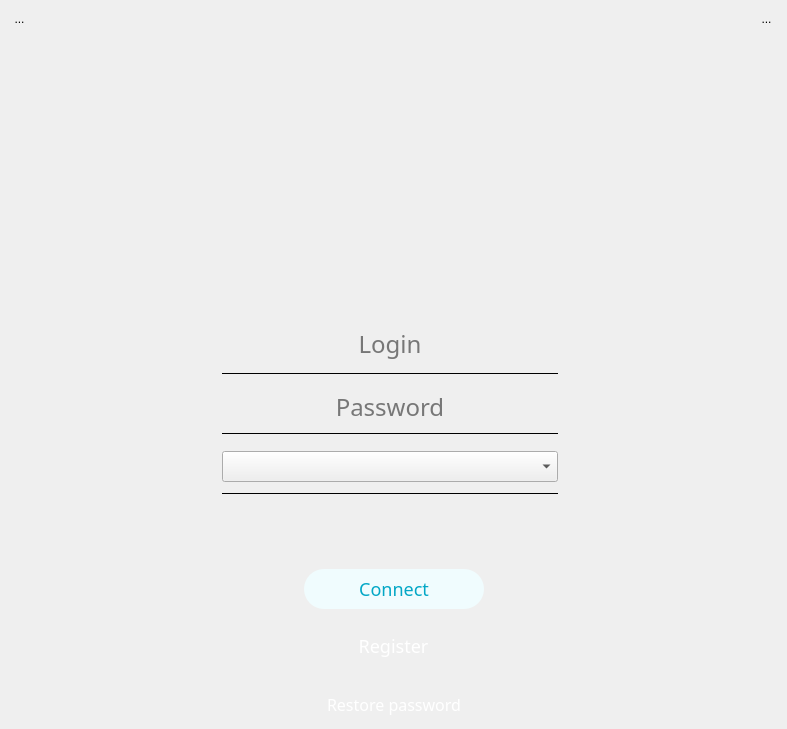
<?xml version="1.0" encoding="UTF-8"?>
<ui version="4.0">
 <class>LoginHorSmall</class>
 <widget class="QWidget" name="LoginHorSmall">
  <property name="geometry">
   <rect>
    <x>0</x>
    <y>0</y>
    <width>787</width>
    <height>729</height>
   </rect>
  </property>
  <property name="windowTitle">
   <string>Form</string>
  </property>
  <property name="styleSheet">
   <string notr="true">#LoginHorSmall {
	background-image: url(:/pics/bg\@3x.png);
}</string>
  </property>
  <layout class="QVBoxLayout" name="verticalLayout">
   <property name="spacing">
    <number>0</number>
   </property>
   <property name="leftMargin">
    <number>10</number>
   </property>
   <property name="topMargin">
    <number>10</number>
   </property>
   <property name="rightMargin">
    <number>10</number>
   </property>
   <property name="bottomMargin">
    <number>10</number>
   </property>
   <item>
    <layout class="QHBoxLayout" name="horizontalLayout_28">
     <property name="spacing">
      <number>0</number>
     </property>
     <item>
      <layout class="QVBoxLayout" name="verticalLayout_30">
       <property name="spacing">
        <number>0</number>
       </property>
       <item>
        <widget class="QToolButton" name="btHelp">
         <property name="styleSheet">
          <string notr="true">border-radius:12px;</string>
         </property>
         <property name="text">
          <string>...</string>
         </property>
         <property name="icon">
          <iconset resource="../resources/KelvinVPN/main.qrc">
           <normaloff>:/pics/help_icon_noactive@3x.png</normaloff>
           <activeoff>:/pics/help_icon_active@3x.png</activeoff>
           <selectedoff>:/pics/help_icon_active@3x.png</selectedoff>:/pics/help_icon_noactive@3x.png</iconset>
         </property>
         <property name="iconSize">
          <size>
           <width>50</width>
           <height>50</height>
          </size>
         </property>
         <property name="toolButtonStyle">
          <enum>Qt::ToolButtonIconOnly</enum>
         </property>
         <property name="autoRaise">
          <bool>true</bool>
         </property>
        </widget>
       </item>
       <item>
        <spacer name="verticalSpacer_25">
         <property name="orientation">
          <enum>Qt::Vertical</enum>
         </property>
         <property name="sizeType">
          <enum>QSizePolicy::Expanding</enum>
         </property>
         <property name="sizeHint" stdset="0">
          <size>
           <width>20</width>
           <height>160</height>
          </size>
         </property>
        </spacer>
       </item>
      </layout>
     </item>
     <item>
      <spacer name="horizontalSpacer_47">
       <property name="orientation">
        <enum>Qt::Horizontal</enum>
       </property>
       <property name="sizeHint" stdset="0">
        <size>
         <width>40</width>
         <height>20</height>
        </size>
       </property>
      </spacer>
     </item>
     <item>
      <layout class="QVBoxLayout" name="verticalLayout_20">
       <property name="spacing">
        <number>0</number>
       </property>
       <item>
        <spacer name="verticalSpacer_24">
         <property name="orientation">
          <enum>Qt::Vertical</enum>
         </property>
         <property name="sizeType">
          <enum>QSizePolicy::Fixed</enum>
         </property>
         <property name="sizeHint" stdset="0">
          <size>
           <width>20</width>
           <height>14</height>
          </size>
         </property>
        </spacer>
       </item>
       <item>
        <layout class="QVBoxLayout" name="verticalLayout_31">
         <item>
          <widget class="QLabel" name="label_12">
           <property name="sizePolicy">
            <sizepolicy hsizetype="Minimum" vsizetype="Minimum">
             <horstretch>0</horstretch>
             <verstretch>0</verstretch>
            </sizepolicy>
           </property>
           <property name="minimumSize">
            <size>
             <width>200</width>
             <height>200</height>
            </size>
           </property>
           <property name="maximumSize">
            <size>
             <width>200</width>
             <height>200</height>
            </size>
           </property>
           <property name="styleSheet">
            <string notr="true">background: rgb(0, 0, 0,0);</string>
           </property>
           <property name="text">
            <string/>
           </property>
           <property name="pixmap">
            <pixmap resource="../resources/KelvinVPN/main.qrc">:/pics/logo_mobile@3x.png</pixmap>
           </property>
           <property name="scaledContents">
            <bool>true</bool>
           </property>
           <property name="alignment">
            <set>Qt::AlignHCenter|Qt::AlignTop</set>
           </property>
          </widget>
         </item>
        </layout>
       </item>
      </layout>
     </item>
     <item>
      <spacer name="horizontalSpacer_48">
       <property name="orientation">
        <enum>Qt::Horizontal</enum>
       </property>
       <property name="sizeHint" stdset="0">
        <size>
         <width>40</width>
         <height>20</height>
        </size>
       </property>
      </spacer>
     </item>
     <item>
      <layout class="QVBoxLayout" name="verticalLayout_32">
       <item>
        <widget class="QToolButton" name="btSettings">
         <property name="styleSheet">
          <string notr="true">border-radius:12px;</string>
         </property>
         <property name="text">
          <string>...</string>
         </property>
         <property name="icon">
          <iconset resource="../resources/KelvinVPN/main.qrc">
           <normaloff>:/pics/settings_icon_noactive@3x.png</normaloff>
           <activeoff>:/pics/settings_icon_active@3x.png</activeoff>
           <selectedoff>:/pics/settings_icon_active@3x.png</selectedoff>:/pics/settings_icon_noactive@3x.png</iconset>
         </property>
         <property name="iconSize">
          <size>
           <width>50</width>
           <height>50</height>
          </size>
         </property>
         <property name="toolButtonStyle">
          <enum>Qt::ToolButtonIconOnly</enum>
         </property>
         <property name="autoRaise">
          <bool>true</bool>
         </property>
        </widget>
       </item>
       <item>
        <spacer name="verticalSpacer_28">
         <property name="orientation">
          <enum>Qt::Vertical</enum>
         </property>
         <property name="sizeType">
          <enum>QSizePolicy::Expanding</enum>
         </property>
         <property name="sizeHint" stdset="0">
          <size>
           <width>20</width>
           <height>160</height>
          </size>
         </property>
        </spacer>
       </item>
      </layout>
     </item>
    </layout>
   </item>
   <item>
    <layout class="QVBoxLayout" name="verticalLayout_3">
     <property name="spacing">
      <number>0</number>
     </property>
     <item>
      <spacer name="verticalSpacer_2">
       <property name="orientation">
        <enum>Qt::Vertical</enum>
       </property>
       <property name="sizeType">
        <enum>QSizePolicy::Fixed</enum>
       </property>
       <property name="sizeHint" stdset="0">
        <size>
         <width>20</width>
         <height>36</height>
        </size>
       </property>
      </spacer>
     </item>
     <item>
      <widget class="QLabel" name="lbMessage">
       <property name="sizePolicy">
        <sizepolicy hsizetype="Expanding" vsizetype="Fixed">
         <horstretch>0</horstretch>
         <verstretch>0</verstretch>
        </sizepolicy>
       </property>
       <property name="minimumSize">
        <size>
         <width>0</width>
         <height>30</height>
        </size>
       </property>
       <property name="maximumSize">
        <size>
         <width>16777215</width>
         <height>30</height>
        </size>
       </property>
       <property name="font">
        <font>
         <pointsize>20</pointsize>
        </font>
       </property>
       <property name="styleSheet">
        <string notr="true">color: #0043FF;
font: Regular;</string>
       </property>
       <property name="text">
        <string/>
       </property>
       <property name="scaledContents">
        <bool>false</bool>
       </property>
       <property name="alignment">
        <set>Qt::AlignCenter</set>
       </property>
       <property name="wordWrap">
        <bool>true</bool>
       </property>
      </widget>
     </item>
     <item>
      <spacer name="verticalSpacer_4">
       <property name="orientation">
        <enum>Qt::Vertical</enum>
       </property>
       <property name="sizeType">
        <enum>QSizePolicy::Fixed</enum>
       </property>
       <property name="sizeHint" stdset="0">
        <size>
         <width>20</width>
         <height>36</height>
        </size>
       </property>
      </spacer>
     </item>
    </layout>
   </item>
   <item>
    <layout class="QHBoxLayout" name="horizontalLayout_14">
     <property name="spacing">
      <number>0</number>
     </property>
     <item>
      <spacer name="horizontalSpacer_44">
       <property name="orientation">
        <enum>Qt::Horizontal</enum>
       </property>
       <property name="sizeType">
        <enum>QSizePolicy::Expanding</enum>
       </property>
       <property name="sizeHint" stdset="0">
        <size>
         <width>370</width>
         <height>20</height>
        </size>
       </property>
      </spacer>
     </item>
     <item>
      <layout class="QVBoxLayout" name="verticalLayout_8">
       <property name="spacing">
        <number>16</number>
       </property>
       <property name="leftMargin">
        <number>0</number>
       </property>
       <item>
        <layout class="QHBoxLayout" name="horizontalLayout_3">
         <property name="spacing">
          <number>10</number>
         </property>
         <item>
          <widget class="QLabel" name="label_11">
           <property name="minimumSize">
            <size>
             <width>44</width>
             <height>44</height>
            </size>
           </property>
           <property name="maximumSize">
            <size>
             <width>44</width>
             <height>44</height>
            </size>
           </property>
           <property name="styleSheet">
            <string notr="true">background:	rgb(0,0,0,0);
</string>
           </property>
           <property name="text">
            <string/>
           </property>
           <property name="pixmap">
            <pixmap resource="../resources/KelvinVPN/main.qrc">:/pics/user_icon@3x.png</pixmap>
           </property>
           <property name="scaledContents">
            <bool>true</bool>
           </property>
          </widget>
         </item>
         <item>
          <layout class="QVBoxLayout" name="verticalLayout_5">
           <item>
            <widget class="QLineEdit" name="edUsername">
             <property name="sizePolicy">
              <sizepolicy hsizetype="Expanding" vsizetype="Preferred">
               <horstretch>0</horstretch>
               <verstretch>0</verstretch>
              </sizepolicy>
             </property>
             <property name="minimumSize">
              <size>
               <width>0</width>
               <height>0</height>
              </size>
             </property>
             <property name="maximumSize">
              <size>
               <width>336</width>
               <height>16777215</height>
              </size>
             </property>
             <property name="font">
              <font>
               <family>Regular</family>
               <pointsize>-1</pointsize>
               <weight>50</weight>
               <italic>false</italic>
               <bold>false</bold>
              </font>
             </property>
             <property name="styleSheet">
              <string notr="true">background:	rgb(0,0,0,0);
border: none;
font: 24px Regular;

</string>
             </property>
             <property name="text">
              <string/>
             </property>
             <property name="maxLength">
              <number>336</number>
             </property>
             <property name="alignment">
              <set>Qt::AlignCenter</set>
             </property>
             <property name="placeholderText">
              <string>Login</string>
             </property>
            </widget>
           </item>
           <item>
            <widget class="Line" name="lineUsername">
             <property name="sizePolicy">
              <sizepolicy hsizetype="Preferred" vsizetype="Fixed">
               <horstretch>0</horstretch>
               <verstretch>0</verstretch>
              </sizepolicy>
             </property>
             <property name="minimumSize">
              <size>
               <width>336</width>
               <height>0</height>
              </size>
             </property>
             <property name="maximumSize">
              <size>
               <width>336</width>
               <height>16777215</height>
              </size>
             </property>
             <property name="styleSheet">
              <string notr="true"/>
             </property>
             <property name="frameShadow">
              <enum>QFrame::Plain</enum>
             </property>
             <property name="midLineWidth">
              <number>1</number>
             </property>
             <property name="orientation">
              <enum>Qt::Horizontal</enum>
             </property>
            </widget>
           </item>
          </layout>
         </item>
        </layout>
       </item>
       <item>
        <layout class="QHBoxLayout" name="horizontalLayout_15">
         <property name="spacing">
          <number>10</number>
         </property>
         <item>
          <widget class="QLabel" name="label_10">
           <property name="minimumSize">
            <size>
             <width>44</width>
             <height>44</height>
            </size>
           </property>
           <property name="maximumSize">
            <size>
             <width>44</width>
             <height>44</height>
            </size>
           </property>
           <property name="styleSheet">
            <string notr="true">background:	rgb(0,0,0,0);
</string>
           </property>
           <property name="text">
            <string/>
           </property>
           <property name="pixmap">
            <pixmap resource="../resources/KelvinVPN/main.qrc">:/pics/psw_icon@3x.png</pixmap>
           </property>
           <property name="scaledContents">
            <bool>true</bool>
           </property>
          </widget>
         </item>
         <item>
          <layout class="QVBoxLayout" name="verticalLayout_4">
           <item>
            <widget class="QLineEdit" name="edPassword">
             <property name="minimumSize">
              <size>
               <width>252</width>
               <height>20</height>
              </size>
             </property>
             <property name="maximumSize">
              <size>
               <width>336</width>
               <height>16777215</height>
              </size>
             </property>
             <property name="font">
              <font>
               <family>Regular</family>
               <pointsize>-1</pointsize>
               <weight>50</weight>
               <italic>false</italic>
               <bold>false</bold>
              </font>
             </property>
             <property name="styleSheet">
              <string notr="true">background:	rgb(0,0,0,0);
border: none;
font: 24px Regular;

</string>
             </property>
             <property name="text">
              <string/>
             </property>
             <property name="maxLength">
              <number>336</number>
             </property>
             <property name="echoMode">
              <enum>QLineEdit::Password</enum>
             </property>
             <property name="alignment">
              <set>Qt::AlignCenter</set>
             </property>
             <property name="placeholderText">
              <string>Password</string>
             </property>
            </widget>
           </item>
           <item>
            <widget class="Line" name="linePassword">
             <property name="minimumSize">
              <size>
               <width>336</width>
               <height>0</height>
              </size>
             </property>
             <property name="maximumSize">
              <size>
               <width>336</width>
               <height>16777215</height>
              </size>
             </property>
             <property name="styleSheet">
              <string notr="true"/>
             </property>
             <property name="frameShadow">
              <enum>QFrame::Plain</enum>
             </property>
             <property name="midLineWidth">
              <number>1</number>
             </property>
             <property name="orientation">
              <enum>Qt::Horizontal</enum>
             </property>
            </widget>
           </item>
          </layout>
         </item>
        </layout>
       </item>
       <item>
        <layout class="QHBoxLayout" name="horizontalLayout_4">
         <property name="spacing">
          <number>10</number>
         </property>
         <item>
          <widget class="QLabel" name="label_17">
           <property name="minimumSize">
            <size>
             <width>44</width>
             <height>44</height>
            </size>
           </property>
           <property name="maximumSize">
            <size>
             <width>44</width>
             <height>44</height>
            </size>
           </property>
           <property name="styleSheet">
            <string notr="true">background:	rgb(0,0,0,0);
</string>
           </property>
           <property name="text">
            <string/>
           </property>
           <property name="pixmap">
            <pixmap resource="../resources/KelvinVPN/main.qrc">:/pics/server_icon@3x.png</pixmap>
           </property>
           <property name="scaledContents">
            <bool>true</bool>
           </property>
          </widget>
         </item>
         <item>
          <layout class="QVBoxLayout" name="verticalLayout_10">
           <item>
            <widget class="QComboBox" name="cbUpstream">
             <property name="sizePolicy">
              <sizepolicy hsizetype="Expanding" vsizetype="Minimum">
               <horstretch>0</horstretch>
               <verstretch>0</verstretch>
              </sizepolicy>
             </property>
             <property name="minimumSize">
              <size>
               <width>0</width>
               <height>20</height>
              </size>
             </property>
             <property name="maximumSize">
              <size>
               <width>16777215</width>
               <height>16777215</height>
              </size>
             </property>
             <property name="styleSheet">
              <string notr="true">QComboBox{ border: none;
 font-weight:bold;
 color: #03A7C6;
 background-color:  rgba(255, 255, 255, 0);   /* цвет фона*/
 padding-left: 20px;                          /* отступ от левого края*/
 font: 18px Regular;
}

#cbLoginLocation{
    color: rgba(255, 255, 255, 0.8);
}

QComboBox QListView{
    background-color: rgb(221, 248, 255);
    color: rgb(0, 0, 0) ;
}

QComboBox QListView::separator{
    width:  265px;
    color: rgba(3,167,198,0.2);
}

QComboBox::item{
    color: rgb(75, 210, 255);
}

/*Проверить что не так, ибо размеры флагов почему-то не выстовляются*/
QComboBox::item::QIcon{
    width: 25px;
    height: 15px;
}

QComboBox::item::selected{
    color: rgb(255, 255, 255);
    background-color: rgb(20, 180, 221);
}

QComboBox::drop-down{
    subcontrol-origin: padding;
    subcontrol-position: bottom right;
/*    background-color:   rgb(221, 248, 255);*/
    selection-background-color: #14B4DD;
    selection-color: #fff;
    color: rgb(0, 0, 0) ;
    background-color: rgba(221, 248, 255,0) ;
    border-width: 0px;
}

QComboBox:on { /* shift the text when the popup opens */
    padding-top: 3px;
    padding-left: 4px;
}

QComboBox::down-arrow {
    padding-right: 10px;
    height: 30px;
    width: 30px;
    image: url(:/pics/arrow_down_mainscreen\@3x.png);
    background-color:  rgb(38, 180, 207, 0);
}


QComboBox QAbstractItemView {
        color:rgb(0,0,0);
}</string>
             </property>
             <property name="editable">
              <bool>false</bool>
             </property>
             <property name="currentText">
              <string/>
             </property>
             <property name="currentIndex">
              <number>-1</number>
             </property>
             <property name="iconSize">
              <size>
               <width>16</width>
               <height>16</height>
              </size>
             </property>
            </widget>
           </item>
           <item>
            <widget class="Line" name="lineUpstream">
             <property name="minimumSize">
              <size>
               <width>252</width>
               <height>0</height>
              </size>
             </property>
             <property name="maximumSize">
              <size>
               <width>336</width>
               <height>16777215</height>
              </size>
             </property>
             <property name="styleSheet">
              <string notr="true"/>
             </property>
             <property name="frameShadow">
              <enum>QFrame::Plain</enum>
             </property>
             <property name="midLineWidth">
              <number>1</number>
             </property>
             <property name="orientation">
              <enum>Qt::Horizontal</enum>
             </property>
            </widget>
           </item>
          </layout>
         </item>
        </layout>
       </item>
      </layout>
     </item>
     <item>
      <spacer name="horizontalSpacer">
       <property name="orientation">
        <enum>Qt::Horizontal</enum>
       </property>
       <property name="sizeType">
        <enum>QSizePolicy::Fixed</enum>
       </property>
       <property name="sizeHint" stdset="0">
        <size>
         <width>14</width>
         <height>30</height>
        </size>
       </property>
      </spacer>
     </item>
     <item>
      <spacer name="horizontalSpacer_46">
       <property name="orientation">
        <enum>Qt::Horizontal</enum>
       </property>
       <property name="sizeType">
        <enum>QSizePolicy::Expanding</enum>
       </property>
       <property name="sizeHint" stdset="0">
        <size>
         <width>416</width>
         <height>20</height>
        </size>
       </property>
      </spacer>
     </item>
    </layout>
   </item>
   <item>
    <spacer name="verticalSpacer">
     <property name="orientation">
      <enum>Qt::Vertical</enum>
     </property>
     <property name="sizeType">
      <enum>QSizePolicy::Fixed</enum>
     </property>
     <property name="sizeHint" stdset="0">
      <size>
       <width>20</width>
       <height>74</height>
      </size>
     </property>
    </spacer>
   </item>
   <item>
    <layout class="QHBoxLayout" name="horizontalLayout_22">
     <item>
      <spacer name="horizontalSpacer_37">
       <property name="orientation">
        <enum>Qt::Horizontal</enum>
       </property>
       <property name="sizeType">
        <enum>QSizePolicy::Expanding</enum>
       </property>
       <property name="sizeHint" stdset="0">
        <size>
         <width>40</width>
         <height>20</height>
        </size>
       </property>
      </spacer>
     </item>
     <item>
      <widget class="QPushButton" name="btLogin">
       <property name="enabled">
        <bool>true</bool>
       </property>
       <property name="minimumSize">
        <size>
         <width>180</width>
         <height>40</height>
        </size>
       </property>
       <property name="maximumSize">
        <size>
         <width>180</width>
         <height>40</height>
        </size>
       </property>
       <property name="font">
        <font>
         <family>Regular</family>
         <pointsize>-1</pointsize>
         <weight>50</weight>
         <italic>false</italic>
         <bold>false</bold>
        </font>
       </property>
       <property name="styleSheet">
        <string notr="true">QPushButton {
    border-radius: 20px;
	font: 18px Regular;
    border-width: 1px;
    background-color: rgb(240, 252, 254);
    color: #03A7C6;
}

QPushButton:hover{
    background-color: #14B4DD;
	color: #fff;
	border: 1px solid #fff;
} 

</string>
       </property>
       <property name="text">
        <string>Connect</string>
       </property>
       <property name="flat">
        <bool>true</bool>
       </property>
      </widget>
     </item>
     <item>
      <spacer name="horizontalSpacer_38">
       <property name="orientation">
        <enum>Qt::Horizontal</enum>
       </property>
       <property name="sizeHint" stdset="0">
        <size>
         <width>40</width>
         <height>20</height>
        </size>
       </property>
      </spacer>
     </item>
    </layout>
   </item>
   <item>
    <layout class="QHBoxLayout" name="horizontalLayout_71">
     <item>
      <spacer name="horizontalSpacer_39">
       <property name="orientation">
        <enum>Qt::Horizontal</enum>
       </property>
       <property name="sizeHint" stdset="0">
        <size>
         <width>13</width>
         <height>20</height>
        </size>
       </property>
      </spacer>
     </item>
     <item>
      <layout class="QVBoxLayout" name="verticalLayout_2">
       <property name="spacing">
        <number>2</number>
       </property>
       <item>
        <spacer name="verticalSpacer_3">
         <property name="orientation">
          <enum>Qt::Vertical</enum>
         </property>
         <property name="sizeType">
          <enum>QSizePolicy::Fixed</enum>
         </property>
         <property name="sizeHint" stdset="0">
          <size>
           <width>333</width>
           <height>20</height>
          </size>
         </property>
        </spacer>
       </item>
       <item>
        <layout class="QHBoxLayout" name="horizontalLayout">
         <item>
          <spacer name="horizontalSpacer_5">
           <property name="orientation">
            <enum>Qt::Horizontal</enum>
           </property>
           <property name="sizeHint" stdset="0">
            <size>
             <width>40</width>
             <height>20</height>
            </size>
           </property>
          </spacer>
         </item>
         <item>
          <widget class="QToolButton" name="btRegister">
           <property name="cursor">
            <cursorShape>ArrowCursor</cursorShape>
           </property>
           <property name="autoFillBackground">
            <bool>false</bool>
           </property>
           <property name="styleSheet">
            <string notr="true">QToolButton {
	font: 18px Regular; 
	color: #fff;
	background: rgba(0,0,0,0);
}

QToolButton:hover{
	color: #1892ac;
} </string>
           </property>
           <property name="text">
            <string>Register</string>
           </property>
           <property name="toolButtonStyle">
            <enum>Qt::ToolButtonTextOnly</enum>
           </property>
           <property name="autoRaise">
            <bool>true</bool>
           </property>
          </widget>
         </item>
         <item>
          <spacer name="horizontalSpacer_6">
           <property name="orientation">
            <enum>Qt::Horizontal</enum>
           </property>
           <property name="sizeHint" stdset="0">
            <size>
             <width>40</width>
             <height>20</height>
            </size>
           </property>
          </spacer>
         </item>
        </layout>
       </item>
       <item>
        <spacer name="verticalSpacer_6">
         <property name="orientation">
          <enum>Qt::Vertical</enum>
         </property>
         <property name="sizeHint" stdset="0">
          <size>
           <width>20</width>
           <height>40</height>
          </size>
         </property>
        </spacer>
       </item>
       <item>
        <layout class="QHBoxLayout" name="horizontalLayout_6">
         <item>
          <spacer name="horizontalSpacer_55">
           <property name="orientation">
            <enum>Qt::Horizontal</enum>
           </property>
           <property name="sizeType">
            <enum>QSizePolicy::Expanding</enum>
           </property>
           <property name="sizeHint" stdset="0">
            <size>
             <width>40</width>
             <height>20</height>
            </size>
           </property>
          </spacer>
         </item>
         <item>
          <widget class="QToolButton" name="btRestore">
           <property name="styleSheet">
            <string notr="true">QToolButton {
	font: 16px Regular; 
	color: #fff;
}

QToolButton:hover{
	color: #1892ac;
} </string>
           </property>
           <property name="text">
            <string>Restore password</string>
           </property>
           <property name="autoRaise">
            <bool>true</bool>
           </property>
          </widget>
         </item>
         <item>
          <spacer name="horizontalSpacer_49">
           <property name="orientation">
            <enum>Qt::Horizontal</enum>
           </property>
           <property name="sizeType">
            <enum>QSizePolicy::Expanding</enum>
           </property>
           <property name="sizeHint" stdset="0">
            <size>
             <width>40</width>
             <height>28</height>
            </size>
           </property>
          </spacer>
         </item>
        </layout>
       </item>
      </layout>
     </item>
     <item>
      <spacer name="horizontalSpacer_40">
       <property name="orientation">
        <enum>Qt::Horizontal</enum>
       </property>
       <property name="sizeType">
        <enum>QSizePolicy::Expanding</enum>
       </property>
       <property name="sizeHint" stdset="0">
        <size>
         <width>40</width>
         <height>20</height>
        </size>
       </property>
      </spacer>
     </item>
    </layout>
   </item>
  </layout>
 </widget>
 <resources>
  <include location="../resources/KelvinVPN/main.qrc"/>
 </resources>
 <connections/>
</ui>
